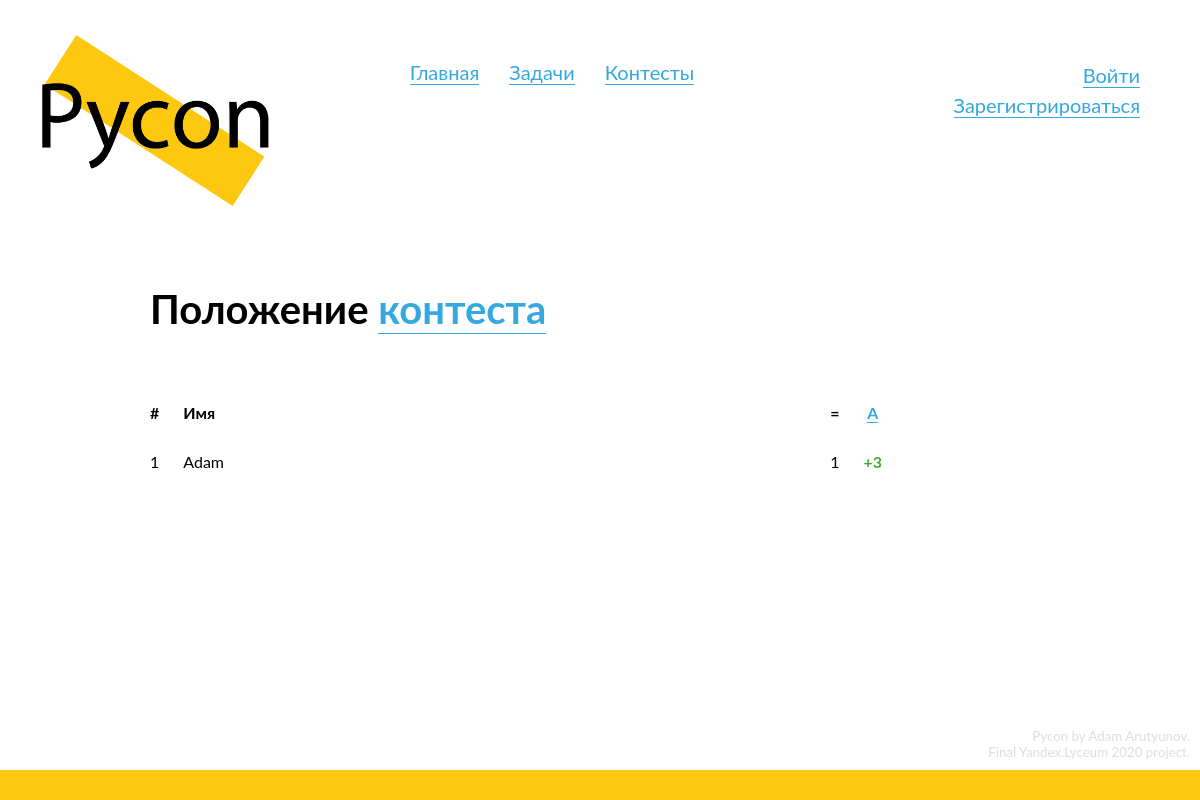
/contests/5/standings, run on the app's committed database.
### data/models/problem.py (models this page shows, shortened)
class Problem(SqlAlchemyBase, SerializerMixin):
    __tablename__ = 'problems'
    id = Column(Integer, primary_key=True, autoincrement=True)
    name = Column(String, nullable=True)
    situation = Column(String, nullable=False)
    input_data = Column(String, nullable=True)
    output_data = Column(String, nullable=True)
    tests = orm.relation("Test", back_populates='problem')
    time_limit = Column(Integer, nullable=True)
    memory_limit = Column(Integer, nullable=True)

### data/models/user.py (models this page shows, shortened)
class UserToContest(SqlAlchemyBase):
    __tablename__ = 'user_to_contest'
    user_id = Column(Integer, ForeignKey('users.id'), primary_key=True)
    user = orm.relation('User', back_populates='contests')
    contest_id = Column(Integer, ForeignKey('contests.id'), primary_key=True)
    contest = orm.relation('Contest', backref='participants')

class User(SqlAlchemyBase, UserMixin, SerializerMixin):
    __tablename__ = 'users'
    id = Column(Integer, primary_key=True, autoincrement=True)
    login = Column(String, nullable=True)
    email = Column(String, index=True, unique=True, nullable=False)
    hashed_password = Column(String, nullable=True)
    role = Column(Integer, default=0)
    submissions = orm.relation("Submission", back_populates='submitter')
    problems = orm.relation('UserToProblem', back_populates='user')
    contests = orm.relation('UserToContest', back_populates='user')
    def get_problem_association(self, problem):
        problem_associations = list(filter(lambda x: x.problem == problem, self.problems))
        if not problem_associations:
            return
        return problem_associations[0]
    def get_solved_contest_problems_count(self, contest):
        solved_problems_count = 0
        for problem in contest.problems:
            problem_association = self.get_problem_association(problem)
            if problem_association and problem_association.solved:
                solved_problems_count += 1
        return solved_problems_count

class UserToProblem(SqlAlchemyBase):
    __tablename__ = 'user_to_problem'
    user_id = Column(Integer, ForeignKey('users.id'), primary_key=True)
    user = orm.relation('User', back_populates='problems')
    problem_id = Column(Integer, ForeignKey('problems.id'), primary_key=True)
    problem = orm.relation('Problem', backref='users')
    solved = Column(Boolean, nullable=False)
    submissions = Column(Integer, default=1)

### Pycon.py (the view)
@app.route('/contests/<int:contest_id>/standings')
def contest_standings(contest_id):
    session = db_session.create_session()
    standings = []
    contest = session.query(Contest).get(contest_id)
    if not contest:
        abort(404)
    standings = sorted(contest.participants,
                       key=lambda x: -x.user.get_solved_contest_problems_count(contest))
    return render_template('standings.html', title=f"Результаты контеста №{contest_id}",
                           contest=contest, standings=standings)

### data/db_session.py (called while the page is built)
def create_session() -> Session:
    global __scoped_session
    return __scoped_session

### templates/standings.html (shortened to what this page needs)
{% extends "base.html" %}
{% block content %}
  <div class="content-header" id="standings-header">
    <h2>
      Положение
      <a href="/contests/{{ contest.id }}">
        контеста
      </a>
    </h2>
  </div>
  <div class="content-block" id="standings-table">
    {% if contest.participants %}
      <table class="contest-problems-table">
        <tr>
          <th class="id-td">
            <span>
              #
            </span>
          </th>
          <th class="problemname-td">
            <span>
              Имя
            </span>
          </th>
          <th class="id-td central-td">
            <span>
              =
            </span>
          </th>
          {% for problem in contest.problems %}
            <th class="id-td central-td">
              <a href="/problems/{{ problem.id }}">
                {{ 'ABCDEFGHIJKLMNOPQRSTUVWXYZ'[loop.index0] }}
              </a>
            </th>
          {% endfor %}
        </tr>
        {% for association in standings %}
          {% set user = association.user %}
          <tr>
            <td class="id-td">
               <span>
                 {{ loop.index }}
                </span>
            </td>
            <td class="problemname-td">
              <span>
                {{ user.login }}
              </span>
            </td>
            <td class="id-td central-td">
              <span>
                {{ user.get_solved_contest_problems_count(contest) }}
              </span>
            </td>
            {% for problem in contest.problems %}
              <td class="id-td central-td">
                {% set upa = user.get_problem_association(problem) %}
                {% if upa %}
                  {% if upa.solved == True %}
                    <span class="verdict-good">
                      <b>
                        +{{ upa.submissions if upa.submissions > 1 }}
                      </b>
                    </span>
                  {% else %}
                    <span class="verdict-bad">
                      <b>
                        -{{ upa.submissions }}
                      </b>
                    </span>
                  {% endif %}
                {% endif %}
              </td>
            {% endfor %}
          </tr>
        {% endfor %}
      </table>
    {% else %}
      А участников-то и нет!
    {% endif %}
  </div>
{% endblock %}

### static/css/style.css (style rules this page uses)
* { margin: 0; padding: 0; position: relative; }
html { height: 100%; }
:root { --primary-color: #FEC811; --light-grey: #D0D0D0; --very-light-grey: #ECECEC; }
body { position: relative; font-family: "Lato"; font-size: 14pt; min-height: 100%; }
a { text-decoration: none; color: #35A8E0; border-bottom: 1px solid #35A8E0; }
h2 { font-size: 30pt; margin-bottom: 50px; }
td, th { position: relative; vertical-align: top; border: none; }
th { padding-bottom: 10px; text-align: left; font-weight: bold; }
table { border: none; border-spacing: 2vw 20px; margin-left: -2vw; width: 100%; font-size: 12pt; }
table a { font-weight: bold; }
.content-block { margin-top: 25px; margin-bottom: 50px; }
.content-header { margin-bottom: 50px; }
.id-td { width: 1px; overflow: visible; }
.central-td { text-align: center; }
.verdict-good { color: #40AA3B; }

### data on the page
Problem: index0 "A"
User: login "Adam"
UserToProblem: get_solved_contest_problems_count "1", submissions "3"
